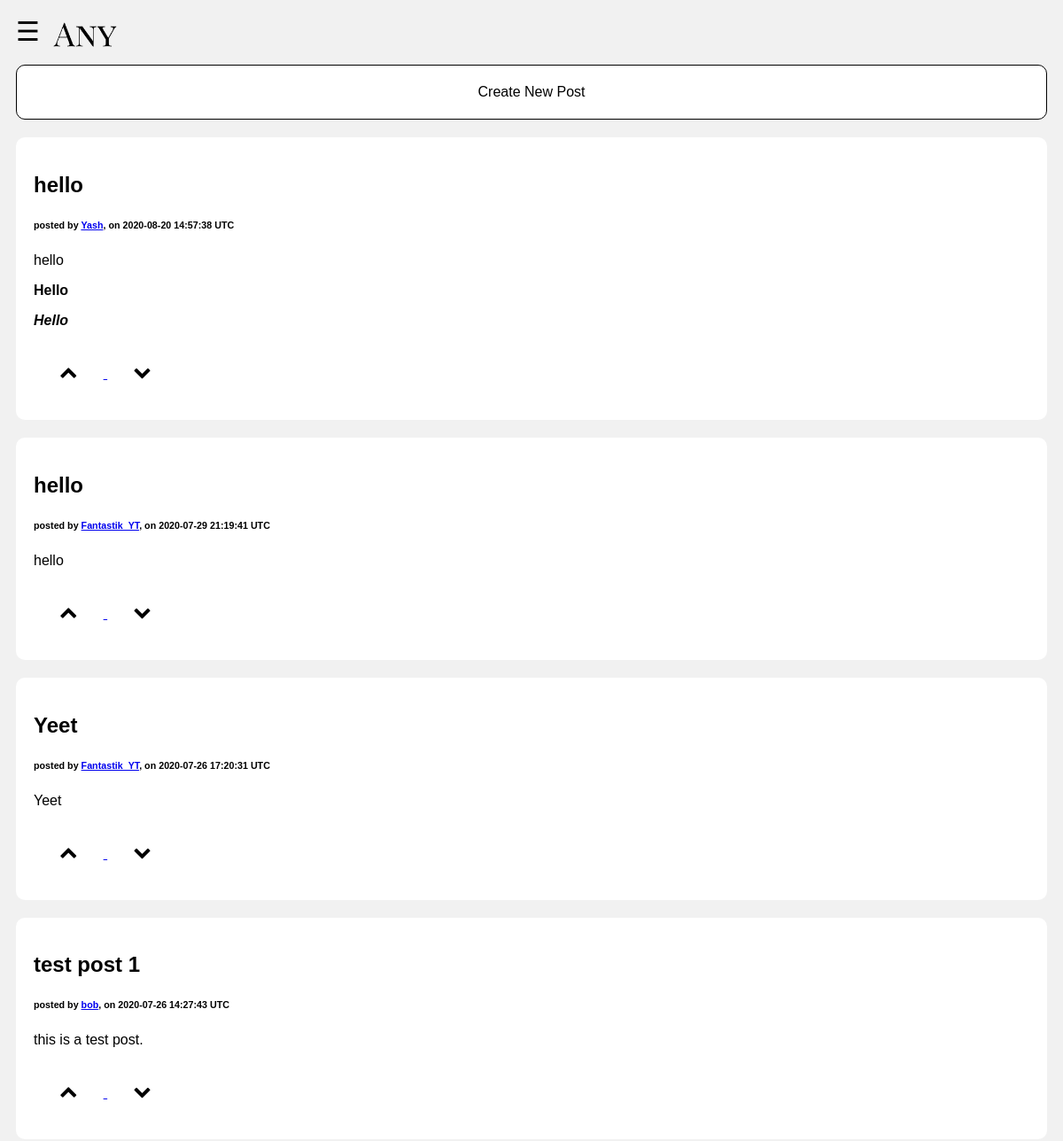
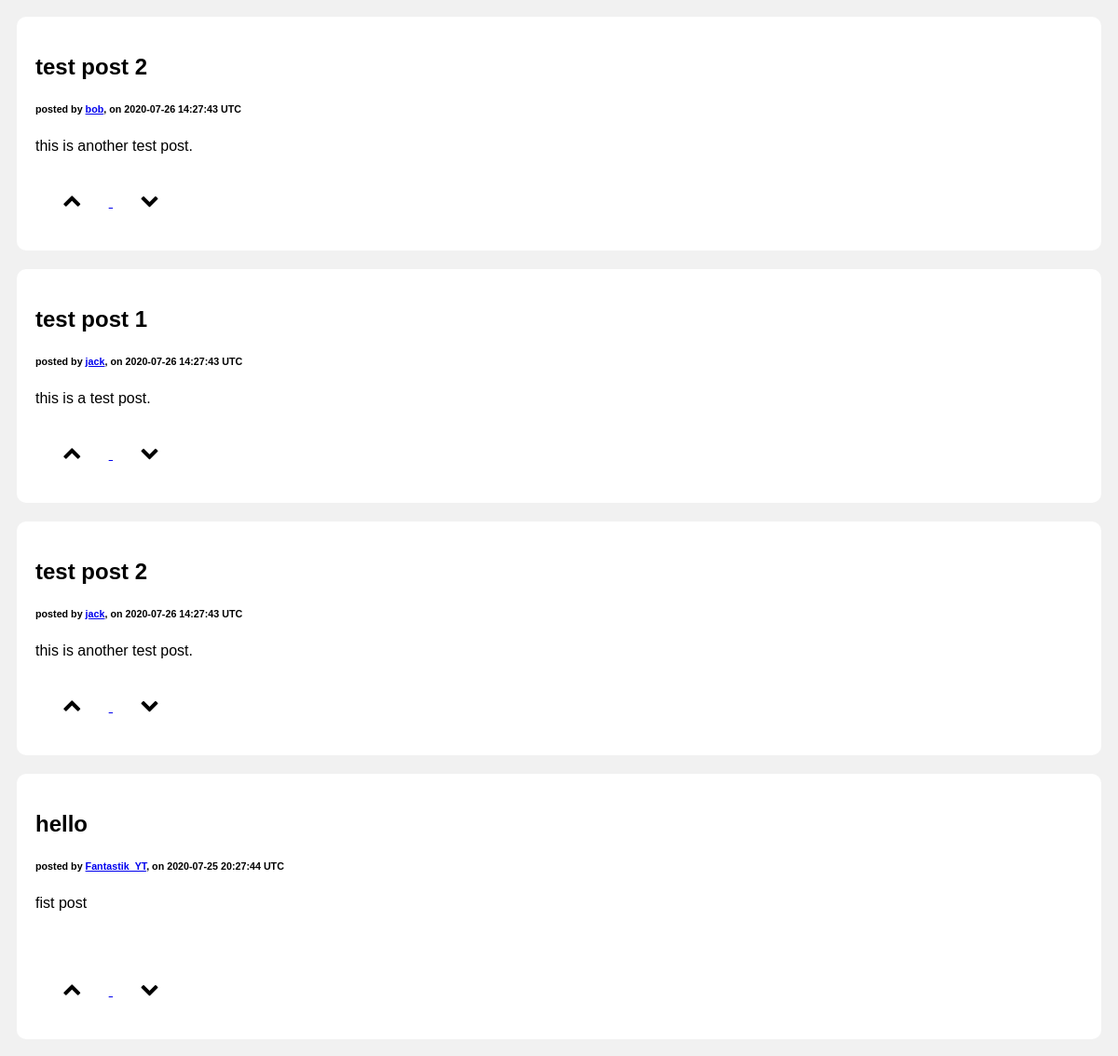
The page / on the database its author committed (2 pictures, top to bottom).
### tables this page shows
CREATE TABLE 'posts' ('poster_name' text, 'post_title' text, 'post_text' text, 'post_time'  timestamp DEFAULT CURRENT_TIMESTAMP  , 'post_id'  integer PRIMARY KEY  , 'poster_id' bigint, 'post_image' bytea);

### application.py (the view, shortened to what this page needs)
@app.route('/')
def home():
    username = user()
    rows = db.execute("SELECT id FROM users WHERE username = ?",
                      username)
    postsize = posts()
    if username == "":
        kpost = db.execute("SELECT * FROM posts ORDER BY post_time DESC LIMIT 10")
        print(kpost)
        return render_template("home.html", username=username, list=kpost)

### application.py (called while the page is built)
@app.after_request
def after_request(response):
    response.headers["Cache-Control"] = "no-cache, no-store, must-revalidate"
    response.headers["Expires"] = 0
    response.headers["Pragma"] = "no-cache"
    return response

def user():
    global username
    return username

def posts():
    posts = db.execute("SELECT * FROM posts")
    num = len(posts)
    if num < 10:
        return num
    else:
        return 10

### templates/home.html (shortened to what this page needs)
{% extends "layout.html" %}
{% block content %}
    <div class="row">
        <div class="leftcolumn_">
            <a href="/create" class="linkhead">
                <div class="create">
                    <p>Create New Post</p>
                </div>
            </a>
            {% for thing in list %}
                <div class="card">
                    <h2>{{thing['post_title']}}</h2>
                    <h6>posted by <a href="users/{{thing['poster_id']}}">{{thing["poster_name"]}}</a>, on {{thing["post_time"]}} UTC</h6>
                    <div id="posttext">{{ thing["post_text"]|safe }}</div>
                    <div class="postactionbar">
                        <a href="/upvote">
                            <button class="actionbuttonup"><i class="fa fa-chevron-up" aria-hidden="true"></i></button>
                        </a>
                        <a href="/downvote">
                            <button class="actionbuttondown"><i class="fa fa-chevron-down" aria-hidden="true"></i></button>
                        </a>
                    </div>
                </div>
            {% endfor %}
        </div>
    </div>
{% endblock %}

### templates/layout.html (shortened to what this page needs)
<!DOCTYPE html>
<html lang="en">
    <head>
        <link rel="stylesheet" href="/static/styles.css">
        <link rel="stylesheet" href="https://cdnjs.cloudflare.com/ajax/libs/font-awesome/4.7.0/css/font-awesome.min.css">
    </head>
    <body onload="getWidth">
        <div class="menu">
            <span style="font-size:30px;cursor:pointer" onclick="openNav()">&#9776;</span>
            <img class="logo" src="/static/logo.png">
        </div>
        {% block content %}
        {% endblock %}
    </body>
</html>

### static/styles.css (style rules this page uses)
* { box-sizing: border-box; }
body { font-family: sans-serif; padding: 10px; background: #f1f1f1; }
a { cursor: pointer; }
.logo { height: 30px; position: absolute; top: 25px; left: 60px; }
.leftcolumn_ { float: left; width: 100%; }
.create { text-align: center; background-color: white; color: black; text-decoration: none; padding:5px; border: 1px solid black; margin-top: 20px; border-radius: 10px; }
.linkhead { color: black; text-decoration: none; }
.card { background-color: white; padding: 20px; margin-top: 20px; border-radius: 10px; }
.row:after { content: ""; display: table; clear: both; }
button { background-color: #4CAF50; color: white; padding: 14px 20px; margin: 8px 0; border: none; cursor: pointer; width: 100%; }
.actionbuttonup, .actionbuttondown { background-color: rgb(0, 0, 0); background-color: rgba(0, 0, 0, 0); width: 7%; font-size: 20px; text-align: center; justify-content: center; align-items: center; color: black; transition: color 0.5s; }

### rows shown on the page
posts: post_title "hello", poster_name "Yash", post_time "2020-08-20 14:57:38", post_text "hello Hello Hello"
posts: post_title "hello", poster_name "Fantastik_YT", post_time "2020-07-29 21:19:41", post_text "hello"
posts: post_title "Yeet", poster_name "Fantastik_YT", post_time "2020-07-26 17:20:31", post_text "Yeet"
posts: post_title "test post 1", poster_name "bob", post_time "2020-07-26 14:27:43", post_text "this is a test post."
posts: post_title "test post 2", poster_name "bob", post_time "2020-07-26 14:27:43", post_text "this is another test post."
posts: post_title "test post 1", poster_name "jack", post_time "2020-07-26 14:27:43", post_text "this is a test post."
posts: post_title "test post 2", poster_name "jack", post_time "2020-07-26 14:27:43", post_text "this is another test post."
posts: post_title "hello", poster_name "Fantastik_YT", post_time "2020-07-25 20:27:44", post_text "fist post"
